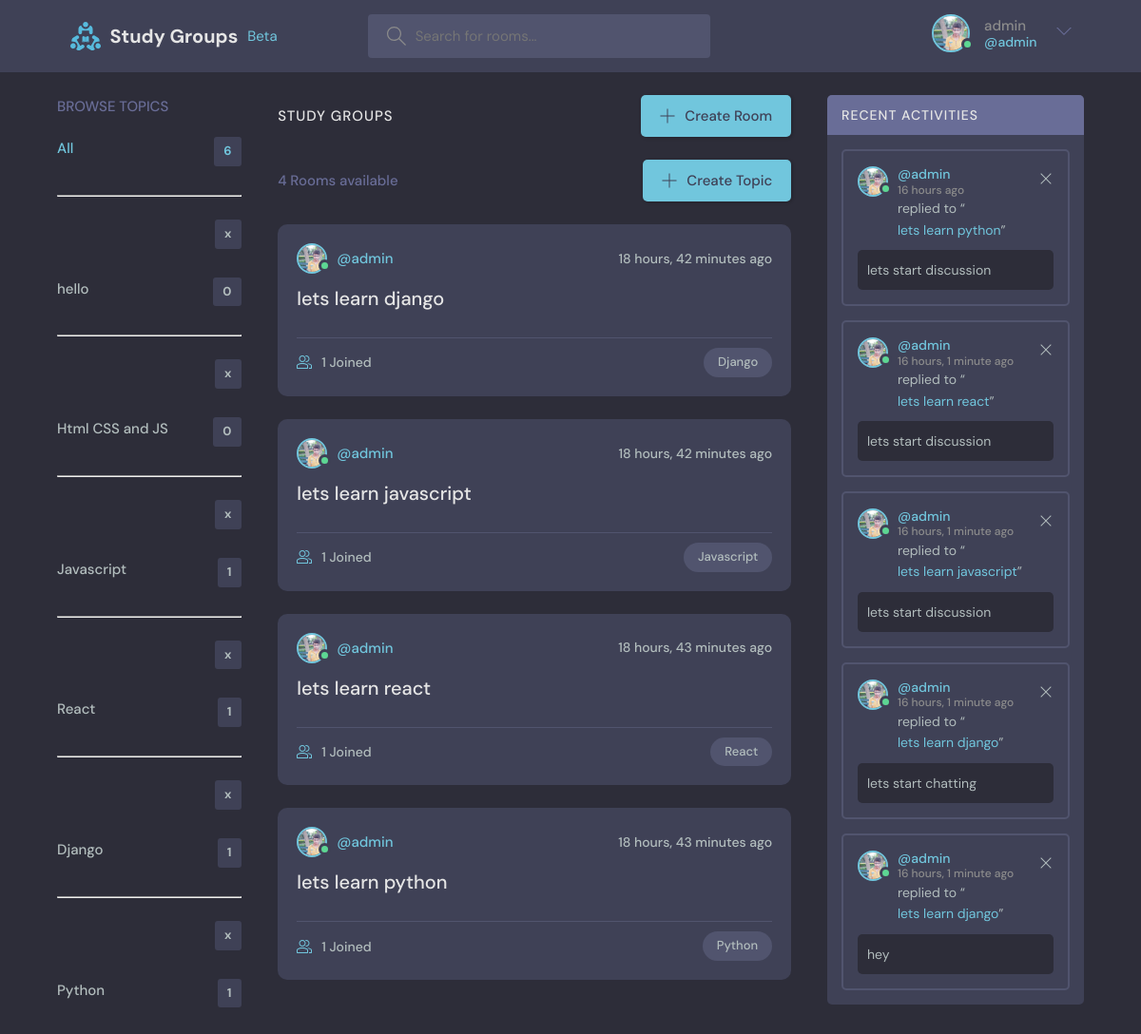
The page / (signed in) on the database its author committed.
### Home/models.py (models this page shows)
class User(AbstractUser):
    email = models.EmailField(unique=True)
    bio = models.TextField(null=True)
    avatar = models.ImageField(null=True,default="avatar.svg")
    is_online = models.BooleanField(default=False)
    USERNAME_FIELD = 'email'
    REQUIRED_FIELDS =  []

class Topic(models.Model):
    name = models.CharField(max_length=122)
    created = models.DateTimeField(auto_now_add=True)
    class Meta:
        ordering = ['-created']
    def __str__(self):
        return self.name

class Room(models.Model):
    host = models.ForeignKey(User, on_delete=models.SET_NULL,null=True,blank=True)
    topics = models.ForeignKey(Topic, on_delete=models.SET_NULL,null=True)
    name = models.CharField(max_length=122)
    description = models.TextField(max_length=250,null=True, blank=True)
    participants = models.ManyToManyField(User, related_name='participants',blank=True)
    created = models.DateTimeField(auto_now_add=True)
    class Meta:
        ordering = ['-created']
    def __str__(self):
        return self.name

class Message(models.Model):
    user = models.ForeignKey(User, on_delete=models.CASCADE)
    room = models.ForeignKey(Room, on_delete=models.CASCADE)
    body = models.TextField()
    updated = models.DateTimeField(auto_now=True)
    created = models.DateTimeField(auto_now_add=True)
    class Meta:
        ordering = ['-updated','-created']
    def __str__(self):
        return self.body[0:50]

### Home/views.py (the view)
# urls.py: path("",views.index,name='home'),
@login_required(login_url='/login')
def index(request):
    if request.user.is_authenticated:
        loged_user = request.user
        loged_user.is_online = True
        loged_user.save()
    q = request.GET.get('q') if request.GET.get('q') != None else ''
    topics = Topic.objects.all()
    room_list = Room.objects.filter(
        Q(topics__name__icontains=q) |
        Q(name__icontains=q) |
        Q(description__icontains=q)
    )
    room_messages = Message.objects.filter(Q(room__name__icontains=q))
    room_count = room_list.count()
    context = {'topics':topics,'room_list':room_list,'room_count':room_count,'room_messages':room_messages}
    return render(request, 'index.html',context)

### templates/index.html (shortened to what this page needs)
{% extends 'main.html' %} {% block title %}Home {% endblock title %} {% block search %} {% include 'room_search.html' %} {% endblock search %} {% block body %}
<main class="layout layout--3">
  <div class="container">
    {% include 'room_topics_browse.html' %}
    <div class="roomList">
      <div class="roomList__header">
        <div>
          <h2>Study Groups</h2>
        </div>
        {% if user.is_authenticated %}
        <a class="btn btn--main" href="/create_room">
          <svg
            version="1.1"
            xmlns="http://www.w3.org/2000/svg"
            width="32"
            height="32"
            viewBox="0 0 32 32"
          >
            <title>add</title>
            <path
              d="M16.943 0.943h-1.885v14.115h-14.115v1.885h14.115v14.115h1.885v-14.115h14.115v-1.885h-14.115v-14.115z"
            ></path>
          </svg>
          Create Room
        </a>
        {% endif %}
      </div>
        <div class="roomList__header">
          <div>
            <p>{{room_count}} Rooms available</p>
          </div>
          {% if user.is_authenticated %}
          <a class="btn btn--main" href="/create_topic" >
            <svg
              version="1.1"
              xmlns="http://www.w3.org/2000/svg"
              width="32"
              height="32"
              viewBox="0 0 32 32"
            >
              <title>add</title>
              <path
                d="M16.943 0.943h-1.885v14.115h-14.115v1.885h14.115v14.115h1.885v-14.115h14.115v-1.885h-14.115v-14.115z"
              ></path>
            </svg>
            Create Topic
          </a>
          {% endif %}
        </div>
      {% include 'room_feed.html' %}
    </div>
    {% include 'room_activities_user.html' %}
  </div>
</main>
{% endblock body %}

### templates/main.html (shortened to what this page needs)
<!DOCTYPE html>
<html lang="en">
  <head>
    <link rel="stylesheet" href="/static/css/style.css" />
    </head>
  <body>
    <header class="header header--loggedIn">
      <div class="container" >
        <a href="/" class="header__logo" style="gap: 1rem;">
          <img src="/static/images/logo.svg" />
          <h1>Study Groups</h1><span>Beta</span>
        </a>
        {% block search %}{% endblock search %}
        <nav class="header__menu">
          {% if request.user.is_authenticated %}
          <div class="header__user">
            <a href="/my_profile">
              <div class="avatar avatar--medium active"  >
                <img src="{{request.user.avatar.url}}" />
              </div>
              <p>{{request.user.username}}<span>@{{request.user.username}}</span></p>
            </a>
            <button class="dropdown-button">
              <svg version="1.1" xmlns="http://www.w3.org/2000/svg" width="32" height="32" viewBox="0 0 32 32">
                <title>chevron-down</title>
                <path d="M16 21l-13-13h-3l16 16 16-16h-3l-13 13z"></path>
              </svg>
            </button>
          </div>
          {% else %}
          <a href="/login">
            <img alt="login" src="/static/images/user_upload/avatar.svg">
            <p>login</p>
          </a>
          {% endif %}
        </nav>
      </div>
    </header>
    {% block body %}{% endblock body %}
  </body>
</html>

### templates/room_topics_browse.html
<div class="topics">
  <div class="topics__header">
    <h2>Browse Topics</h2>
  </div>
  <ul class="topics__list">
    <li>
      <a href="/home" class="active">All <span>{{topics.count}}</span></a>
    </li>
    {% for topic in topics %}
    <li>
      {% if user.is_superuser %}
      <hr>
      <br>
      <a style="text-align: right;" href="/delete_topic/{{topic.id}}"><em></em><span>x</span></a>
      {% endif %}
      <a href="/home?q={{topic.name}}">{{topic.name}} <span>{{topic.room_set.all.count}}</span></a>
      </li>
    {% endfor %}
  </ul>
</div>

### templates/room_feed.html (shortened to what this page needs)
{% for Room in room_list %}
<div class="roomListRoom">
  <div class="roomListRoom__header">
    <a href="/profile/{{Room.host.id}}" class="roomListRoom__author">
      {% if Room.host.is_online %}
      <div class="avatar avatar--small active">
        {% else %}
      <div class="avatar avatar--small ">
        {% endif %}
        <img src="{{Room.host.avatar.url}}" />
      </div>
      <span>@{{Room.host.username}}</span>
    </a>
    <div class="roomListRoom__actions">
      <span>{{Room.created | timesince}} ago</span>
    </div>
  </div>
  <div class="roomListRoom__content">
    <a href="/room_page/{{Room.id}}">{{Room.name}}</a>
  </div>
  <div class="roomListRoom__meta">
    <a href="/room_page/{{Room.id}}" class="roomListRoom__joined">
      {{Room.participants.all.count}} Joined
    </a>
    <p class="roomListRoom__topic">{{Room.topics}}</p>
  </div>
</div>
{% endfor %}

### templates/room_activities_user.html
<div class="activities">
  <div class="activities__header">
    <h2>Recent Activities</h2>
  </div>
  {% for message in room_messages %}
  <div class="activities__box">
    <div class="activities__boxHeader roomListRoom__header">
      <a href="/profile/{{message.user.id}}" class="roomListRoom__author">
        {% if message.user.is_online %}
        <div class="avatar avatar--small active">
          {% else %}
        <div class="avatar avatar--small">
          {% endif %}
          <img src="{{message.user.avatar.url}}" />
        </div>
        <p>
          @{{message.user.username}}
          <span>{{message.created|timesince}} ago</span>
        </p>
      </a>
      {% if request.user == message.user %}
      <div class="roomListRoom__actions">
        <a href="/delete_message/{{message.id}}">
          <svg
            version="1.1"
            xmlns="http://www.w3.org/2000/svg"
            width="32"
            height="32"
            viewBox="0 0 32 32"
          >
            <title>remove</title>
            <path
              d="M27.314 6.019l-1.333-1.333-9.98 9.981-9.981-9.981-1.333 1.333 9.981 9.981-9.981 9.98 1.333 1.333 9.981-9.98 9.98 9.98 1.333-1.333-9.98-9.98 9.98-9.981z"
            ></path>
          </svg>
        </a>
      </div>
      {% endif %}
    </div>
    <div class="activities__boxContent">
      <p>
        replied to “<a href="/room_page/{{message.room.id}}">{{message.room}}</a
        >”
      </p>
      <div class="activities__boxRoomContent">{{message}}</div>
    </div>
  </div>
  {% endfor %}
</div>

### rows shown on the page
User: user.avatar (picture), user.username "admin"
Topic: name "hello", room_set.all.count "0"
Topic: name "Html CSS and JS", room_set.all.count "0"
Topic: name "Javascript", room_set.all.count "1"
Topic: name "React", room_set.all.count "1"
Topic: name "Django", room_set.all.count "1"
Topic: name "Python", room_set.all.count "1"
Room: host.avatar (picture), host.username "admin", created "18 hours, 42 minutes", name "lets learn django", participants.all.count "1", topics "Django"
Room: host.avatar (picture), host.username "admin", created "18 hours, 42 minutes", name "lets learn javascript", participants.all.count "1", topics "Javascript"
Room: host.avatar (picture), host.username "admin", created "18 hours, 43 minutes", name "lets learn react", participants.all.count "1", topics "React"
Room: host.avatar (picture), host.username "admin", created "18 hours, 43 minutes", name "lets learn python", participants.all.count "1", topics "Python"
Message: user.avatar (picture), user.username "admin", created "16 hours", room "lets learn python", body "lets start discussion"
Message: user.avatar (picture), user.username "admin", created "16 hours, 1 minute", room "lets learn react", body "lets start discussion"
Message: user.avatar (picture), user.username "admin", created "16 hours, 1 minute", room "lets learn javascript", body "lets start discussion"
Message: user.avatar (picture), user.username "admin", created "16 hours, 1 minute", room "lets learn django", body "lets start chatting"
Message: user.avatar (picture), user.username "admin", created "16 hours, 1 minute", room "lets learn django", body "hey"

### other values the page prints
{{ topics.count }} "6"
{{ room_count }} "4"
